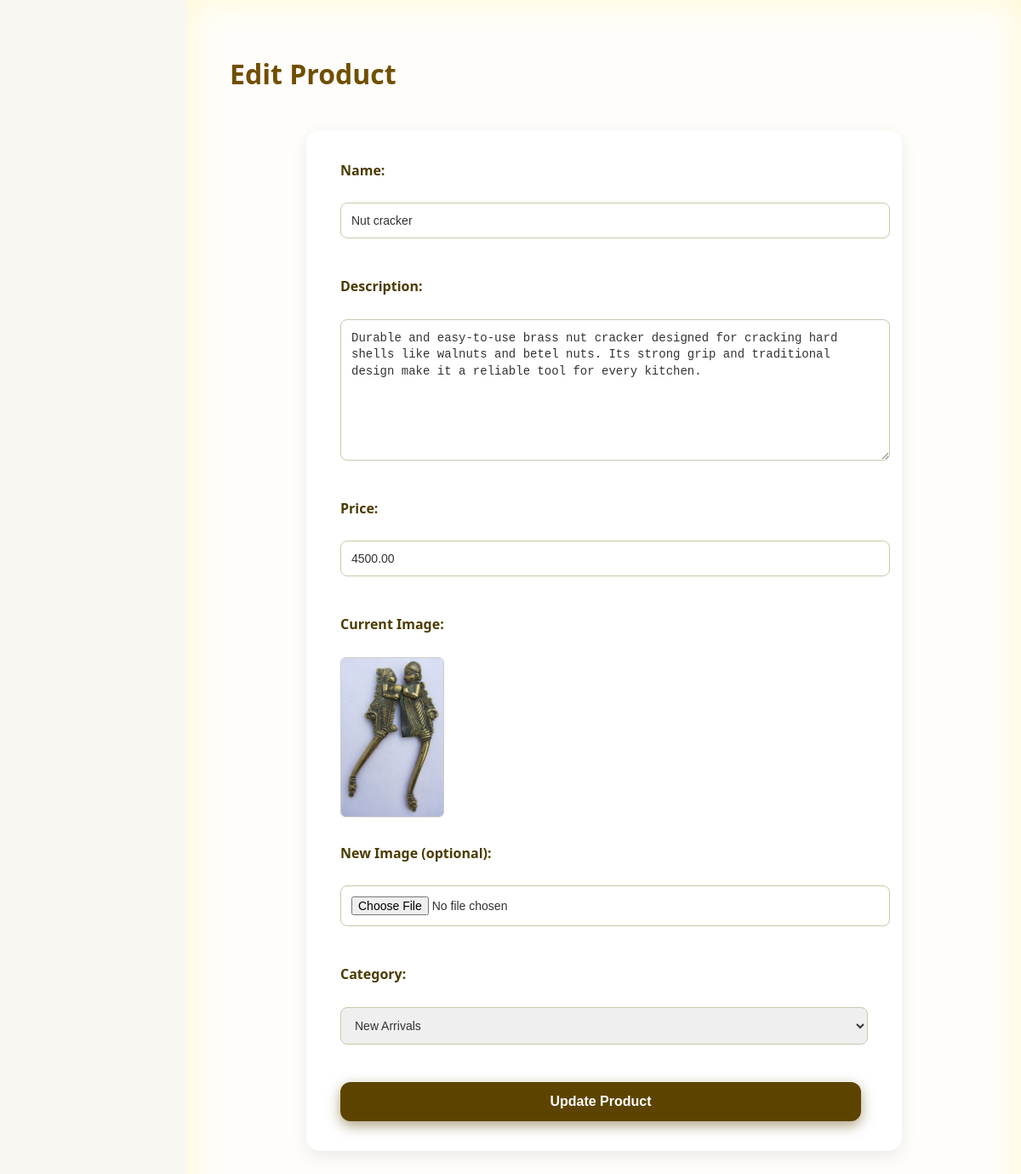
The app's page /edit_product.php?id=4 with its own data.
### tables this page shows
CREATE TABLE `products` (
  `id` int(11) NOT NULL,
  `name` varchar(100) NOT NULL,
  `description` text DEFAULT NULL,
  `price` decimal(10,2) NOT NULL,
  `image` varchar(255) DEFAULT NULL,
  `category_id` int(11) DEFAULT NULL
);

CREATE TABLE `categories` (
  `id` int(11) NOT NULL,
  `name` varchar(50) NOT NULL
);

### edit_product.php (the view, shortened to what this page needs)
<?php
include 'db.php';
$uploadDir = 'image/';
$id = intval($_GET['id']);
$stmt = $conn->prepare("SELECT * FROM products WHERE id = ?");
$stmt->bind_param("i", $id);
$stmt->execute();
$result = $stmt->get_result();
$product = $result->fetch_assoc();
$categories = $conn->query("SELECT * FROM categories");
?>
<!DOCTYPE html>
<html>
<head>
<link rel="stylesheet" href="admin.css">
</head>
<body>
<div class="admin-content">
  <h1>Edit Product</h1>
  <form method="POST" enctype="multipart/form-data">
    <label>Name:</label>
    <input type="text" name="name" value="<?= htmlspecialchars($product['name']) ?>" required pattern="^[A-Za-z\s0-9].*" title="Must start with a letter or number">
    <label>Description:</label>
    <textarea name="description" maxlength="500" required><?= htmlspecialchars($product['description']) ?></textarea>
    <label>Price:</label>
    <input type="number" step="0.01" min="10.01" name="price" value="<?= $product['price'] ?>" required>
    <label>Current Image:</label>
    <?php if(!empty($product['image']) && file_exists($uploadDir . $product['image'])): ?>
      <img src="<?= $uploadDir . htmlspecialchars($product['image']) ?>" width="120" style="display:block;margin-bottom:10px;" alt="Current Image">
    <?php else: ?>
      <p>No image available.</p>
    <?php endif; ?>
    <label>New Image (optional):</label>
    <input type="file" name="image" accept=".jpg,.jpeg,.png,.gif">
    <label>Category:</label>
    <select name="category" required>
      <?php mysqli_data_seek($categories, 0);  ?>
      <?php while ($cat = $categories->fetch_assoc()): ?>
        <option value="<?= $cat['id'] ?>" <?= $cat['id'] == $product['category_id'] ? 'selected' : '' ?>>
          <?= htmlspecialchars($cat['name']) ?>
        </option>
      <?php endwhile; ?>
    </select>
    <button type="submit">Update Product</button>
  </form>
</div>
</body>
</html>

### admin.css (style rules this page uses)
body { margin: 0; font-family: 'Segoe UI', Tahoma, Geneva, Verdana, sans-serif; background-color: #f9f7f1; color: #333; line-height: 1.6; text-size-adjust: 100%; }
.admin-content { margin-left: 220px; padding: 40px 50px; flex-grow: 1; background-color: #fffdfa; box-sizing: border-box; box-shadow: inset 0 0 40px #fff8d1; min-height: 100vh; color: #704f00; }
.button, button, .approve-btn, .danger-btn { display: inline-block; padding: 8px 14px; font-size: 14px; font-weight: 700; border: none; border-radius: 6px; cursor: pointer; text-decoration: none; transition: background-color 0.3s ease, box-shadow 0.3s ease; margin-right: 8px; box-shadow: 0 4px 7px rgba(0, 0, 0, 0.1); }
.button, button { background-color: #5c4400; color: #fff; }
form { background-color: #fff; padding: 35px 40px; border-radius: 16px; box-shadow: 0 6px 20px rgba(0, 0, 0, 0.08); max-width: 620px; margin: 40px auto 50px auto; font-size: 16px; color: #4d4d4d; }
form label { display: block; font-weight: 700; margin-bottom: 8px; color: #5c4400; }
form input[type="text"], form input[type="number"], form input[type="file"], form select, form textarea { width: 100%; padding: 12px 16px; margin-bottom: 24px; border: 2px solid #d2c9a6; border-radius: 10px; font-size: 15px; font-weight: 500; color: #333; resize: vertical; }
form textarea { min-height: 140px; line-height: 1.4; }
form button { background-color: #5c4400; color: white; font-weight: 800; border: none; border-radius: 12px; padding: 14px 28px; font-size: 16px; box-shadow: 0 5px 15px rgba(92, 68, 0, 0.5); }
form { display: flex; flex-direction: column; gap: 20px; }
form label { font-weight: 600; color: #4b3b00; margin-bottom: 5px; }
form input[type="text"], form input[type="number"], form input[type="file"], form select, form textarea { width: 100%; padding: 12px; border: 1px solid #ccc7aa; border-radius: 8px; font-size: 14px; }
form img { border: 1px solid #ccc; border-radius: 6px; }

### records on screen
products: name "Nut cracker", description "Durable and easy-to-use brass nut cracker designed for cracking hard shells like walnuts and betel nuts. Its strong grip and traditional design make it a reliable tool for every kitchen.", price "4500.00", image (picture), category "New Arrivals"
